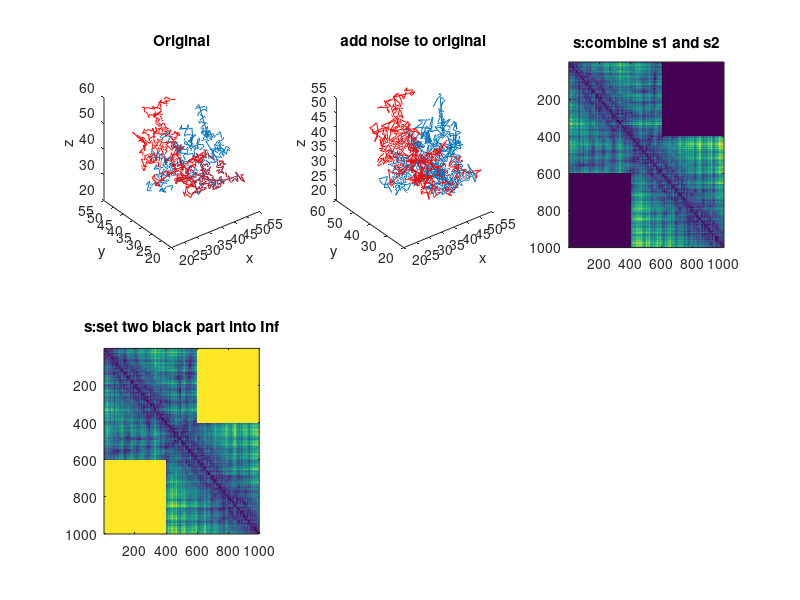

This figure's MATLAB source: (Note: this script raises an error after producing the figure.)
clear all
clc
close all
% points = 0:pi/50:10*pi;
% coords(:,3)=points(1:500);
% coords(:,1) = sin(coords(:,3));
% coords(:,2) = cos(coords(:,3));
rng(1)
load Protein;
points = Protein;
totalPoints=1000;
coords=points(1:totalPoints,:);
% load example1
% points=example1;
% totalPoints=500;
% coords=points(1:totalPoints,:);

alpha=1;
pointsAlign=200;

half=((totalPoints+pointsAlign)/2);
noise=alpha*randn(half,3);
firstHalf=coords(1:half,:);

secondHalf=coords(size(firstHalf,1)-pointsAlign+1:end,:);

% figure;
subplot(2,3,1);
plot3(firstHalf(:,1),firstHalf(:,2),firstHalf(:,3));
hold on
plot3(secondHalf(:,1),secondHalf(:,2),secondHalf(:,3),'r');
hold off
title('Original')
xlabel('x')
ylabel('y')
zlabel('z')



firstHalf=firstHalf+noise;
secondHalf=secondHalf+noise;
subplot(2,3,2);
plot3(firstHalf(:,1),firstHalf(:,2),firstHalf(:,3));
hold on
plot3(secondHalf(:,1),secondHalf(:,2),secondHalf(:,3),'r');
hold off
title('add noise to original')
xlabel('x')
ylabel('y')
zlabel('z')



s1 = pdist2(firstHalf,firstHalf);
s2 = pdist2(secondHalf,secondHalf);
s=zeros(totalPoints,totalPoints);
s(1:half,1:half)=s1;
s(half-pointsAlign+1:end,half-pointsAlign+1:end)=s2;
subplot(2,3,3);
imagesc(s);
title('s:combine s1 and s2')

s(1:half-pointsAlign,half+1:end)=Inf;
s(half+1:end,1:half-pointsAlign)=Inf;
subplot(2,3,4);
imagesc(s);
title('s:set two black part into Inf')

s = FastFloyd(s);
subplot(2,3,5);
imagesc(s);
title('s:after applying floyd')


p=cmdscale(s);
p=p(:,1:3);
firstHalfRecovered=p(1:half,:);
secondHalfRecovered=p(size(firstHalfRecovered,1)-pointsAlign+1:end,:);
subplot(2,3,6);
plot3(firstHalfRecovered(:,1),firstHalfRecovered(:,2),firstHalfRecovered(:,3));
hold on
plot3(secondHalfRecovered(:,1),secondHalfRecovered(:,2),secondHalfRecovered(:,3),'r');
hold off
diff=procrustes(coords,p);
title(strcat('Use CMDSCALE to recover points and the difference from original is: ',num2str(diff)))
xlabel('x')
ylabel('y')
zlabel('z')



